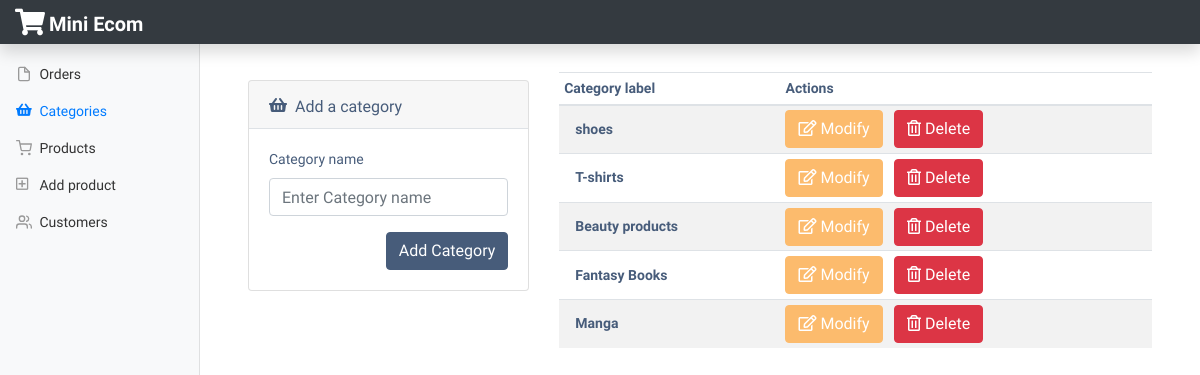
The app's page /dashboard.php?section=categories with its own data.
### tables this page shows
CREATE TABLE `category` (
  `id` int(11) NOT NULL,
  `name` varchar(60) DEFAULT NULL
);

### functions.php (called while the page is built, shortened)
<?php
    $app_config_json = file_get_contents("app-config.json");
    $app_config_array = json_decode($app_config_json);
    $server_name = $app_config_array->server_name;
    $db_name = $app_config_array->database_name;
    $db_user = $app_config_array->database_user;
    $db_password = $app_config_array->database_password;
    $app_db = mysqli_connect($server_name,$db_user,$db_password,$db_name);
function db_select($table,$columns,$arrays_join=array(),$where=null,$limit=null,$orderby=null){
    global $app_db;
    $table_data = array();
    $query = "SELECT ".$columns." FROM ".$table;
    $result = mysqli_query($app_db, $query );
    if(mysqli_num_rows($result)>0){
        while($row = mysqli_fetch_assoc($result)){
            array_push($table_data,$row);
        }
    }
    return $table_data;
}
?>

### templates/dashboard/categories.php (the view, shortened to what this page needs)
<?php
    $is_modify = false;
    $category_name = "";
?>
<?php
    $categories = db_select("category","id,name");
?>
<div class="container-fluid px-4">
    <div class="row">
        <div class="col-lg-4">
            <div class="card card-small mb-4 sticky-top" style="top:80px">
                <div class="card-header border-bottom">
                    <h6 class="mb-0 d-flex align-items-center">
                        <i class="fas fa-shopping-basket mr-2"></i>
                        <span class="mt-1">Add a category</span>
                    </h6>
                </div>
                <div class="card-body">
                    <form action="dashboard.php" method="GET">
                        <div class="form-group">
                            <label for="name">Category name</label>
                            <input
                            type="text" name="name" class="form-control" id="name"  placeholder="Enter Category name" required
                            value = "<?php echo $category_name;?>"
                            >
                        </div>
                        <?php if($is_modify):?>
                            <input type="submit" value="Modify Category" class="btn btn-primary float-right"/>
                        <?php else:?>
                            <input type="submit" value="Add Category" class="btn btn-primary float-right"/>
                        <?php endif?>
                    </form>
                </div>
            </div>
        </div>
        <div class="col-lg-8">
            <table class="table table-striped table-sm">
                <thead >
                    <tr>
                        <th>Category label</th>
                        <th>Actions</th>
                    </tr>
                </thead>
                <tbody>
                    <?php foreach($categories as $category):?>
                    <tr>
                        <th class="align-middle pl-3">
                            <?php echo $category["name"];?>
                        </th>
                        <th>
                            <a href="/dashboard.php?section=categories&command=modify&modify_name=<?php echo $category["name"];?>&id=<?php echo $category["id"];?>"  class="btn btn-secondary mr-2">
                                <i class="far fa-edit fa-1x"></i>
                                Modify
                            </a>
                            <a href="/dashboard.php?section=categories&command=delete&id=<?php echo $category["id"];?>" class="btn btn-danger">
                                <i class="far fa-trash-alt fa-1x"></i>
                                Delete
                            </a>
                        </th>
                    </tr>
                    <?php endforeach;?>
                </tbody>
            </table>
        </div>
    </div>
</div>

### css/style.css (style rules this page uses)
:root { --primary-color:#475c7a; --primary-color-rgb: 71, 92, 122; --secondary-color: #fcbb6d; --secondary-color-rgb: 252, 187, 109; --white-color:#f1f1f1; --font-family: 'Josefin Sans', sans-serif; }
body { font-family: var(--font-family); color: var(--primary-color); }
.btn-primary { background-color: var(--primary-color); border-color: var(--primary-color); }
.btn-secondary { background-color: var(--secondary-color); border-color: var(--secondary-color); }

### records on screen
category: name "shoes"
category: name "T-shirts"
category: name "Beauty products"
category: name "Fantasy Books"
category: name "Manga"

### other values on screen
$text "Add product"
